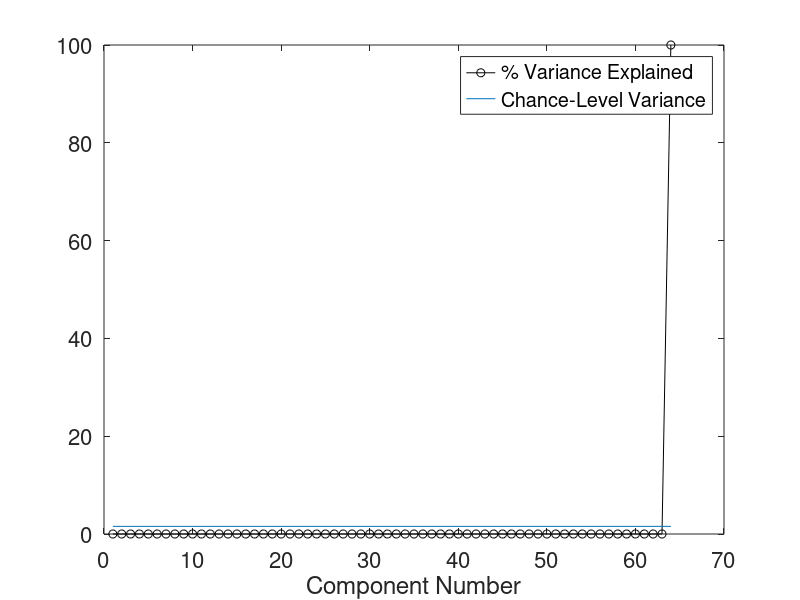

This chart was generated by the following MATLAB code: (Note: this script raises an error after producing the figure.)
%% TEST THE PCA CODE

% make fake data to test PCA
Fs = 2048; % Sampling frequency
N = Fs*10; % Length of signal
time = (1:N)/Fs; % Time vector
fVec = linspace(0, Fs/2, N/2+1); % Frequency Vector
maxFreq = fVec(end);
sinChannel = sin(2*pi*8*time);

load('ANTWAVE64');
hm = ANTWAVE64;
nChan = 64;

EEG = zeros(64,N);
% Set channel Fz and Pz to contain an 8hz sine wave
EEG(6,:) = sin(2*pi*8*time);
EEG(26,:) = sin(2*pi*8*time);

% PCA
% manual PCA of the data
nTimePoints = length(EEG);
pcaEEG = EEG;
pcaEEG = pcaEEG - repmat(mean(pcaEEG,2),1,nTimePoints);
cov = (pcaEEG*pcaEEG')./(nTimePoints-1);
[eigvecs,eigvals] = eig(cov);
varExplained = 100*diag(eigvals)./sum(diag(eigvals));
varExpected = 100/size(pcaEEG,1);

% Select only the significant component wights
sigPCs = find(varExplained > varExpected);

% create PC "channels" from the significant component weights
pcChan = zeros(length(sigPCs),nTimePoints);
for k = 1:length(sigPCs)
    pcChan(k,:) = sum(repmat(eigvecs(:,sigPCs(k)),1,length(pcaEEG)).*pcaEEG);
end

% Plot the components and their variance accounted for
plot(1:size(pcaEEG,1),varExplained,'k-o')
hold on;
line([1 size(pcaEEG,1)],[100/size(pcaEEG,1) 100/size(pcaEEG,1)])
xlabel('Component Number','FontSize',16);
legend({'% Variance Explained ','Chance-Level Variance'});
set(gca,'FontSize',16);
set(gcf,'color','w');

% Topo for each significant component
topoPCs = eigvecs;
corttopo(topoPCs(:,sigPCs(1)),hm,'badchans',[13 19]);

%% TEST THE SFFT CODE

% Create a changing 10 Hz and 15 Hz sin wave
Fs = 2048;
N = Fs*120; % Length of a signal chunk
time = (1:N)/Fs; % Time vector
comboSig = [sin(2*pi*8*time(1:length(time)/2)) ...
    sin(2*pi*15*time(length(time)/2+1:end))];
pcChan = repmat(comboSig,1,4);

windowSize = Fs*1;
stepSize = windowSize/2;

maxFreq = 30;
freqs = linspace(0,Fs/2,windowSize/2+1);
freqs = freqs(2:maxFreq+1);

startInds = 1:stepSize:length(pcChan);
startInds = startInds(1:end-1);

power = zeros(length(freqs),length(startInds));
for k = 1:length(startInds)
    temp = pcChan(startInds(k):startInds(k)+windowSize-1);
    fcoefs = fft(temp,[],2)/length(temp);
    fcoefs = fcoefs(2:maxFreq+1);
    power(:,k) = abs(fcoefs).^2;
end

% Plot the fake component spectrogram
figure;
time = linspace(1,(startInds(end)+windowSize-1)/Fs/60,length(startInds));
imagesc(time,freqs,power);
set(gca,'ydir','normal','FontSize',14);
title('Test Signal','FontSize',14);
colormap hot;
ylabel('freq (Hz)','FontSize',14);
xlabel('time (min)','FontSize',14);
set(gcf,'color','w');